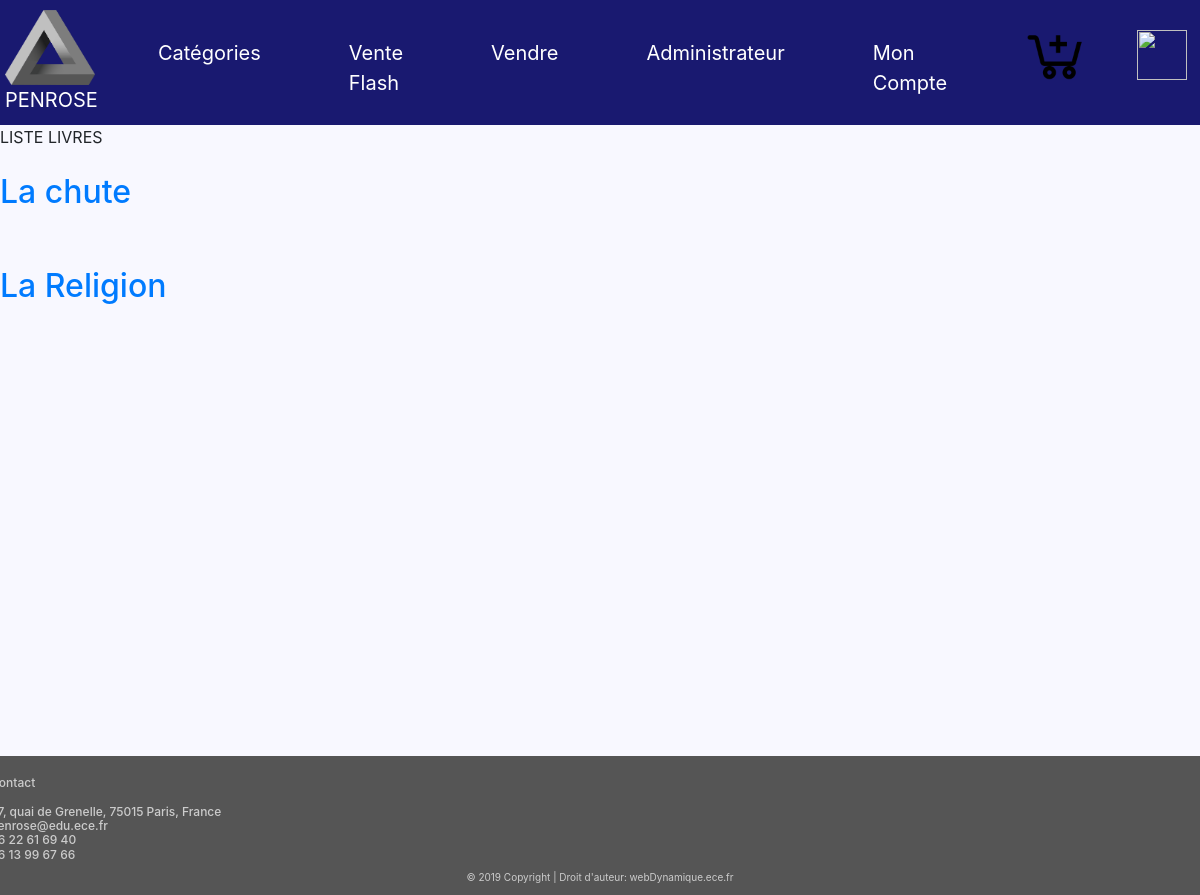
Page /Rlivre.php on the earlier database version.
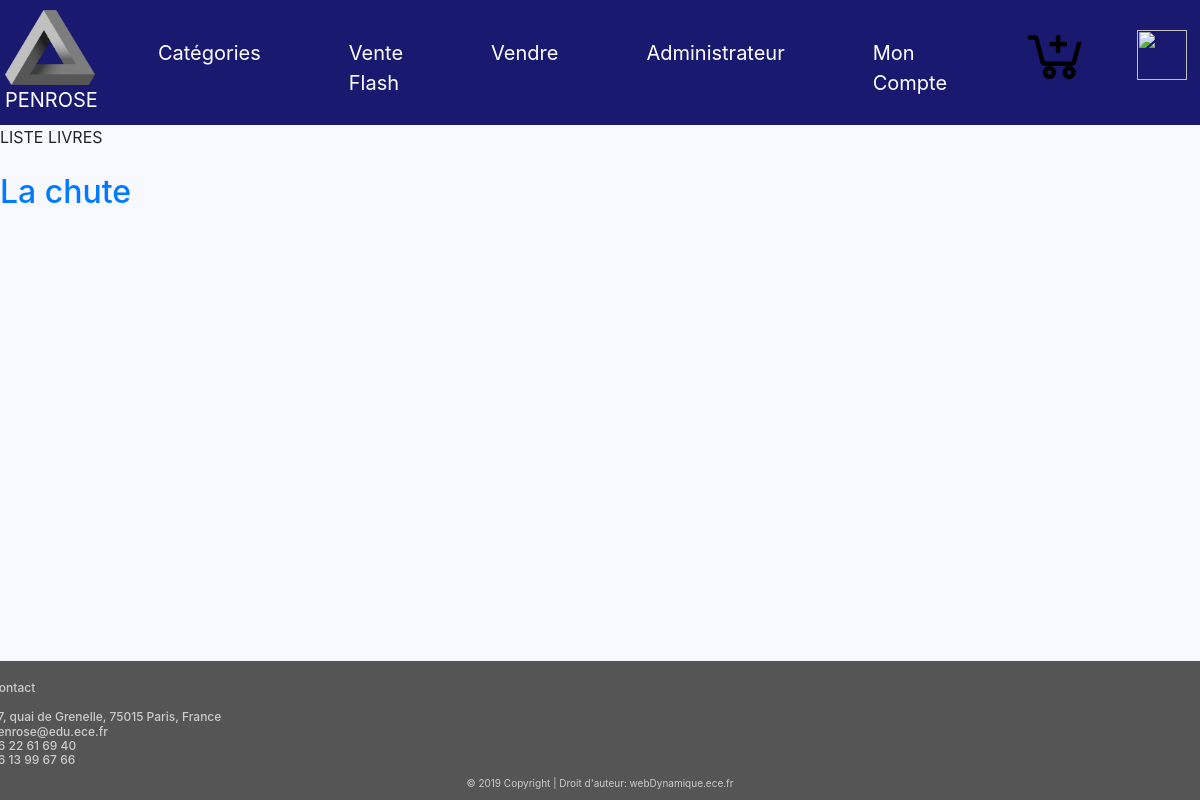
Same page on the later database version.
### tables this page shows
CREATE TABLE IF NOT EXISTS `items` (
  `ID` int(50) NOT NULL AUTO_INCREMENT,
  `Titre` varchar(255) NOT NULL,
  `Photos` varchar(255) NOT NULL,
  `Description` varchar(1000) NOT NULL,
  `Video` varchar(255) NOT NULL,
  `Categorie` varchar(255) NOT NULL,
  `Prix` varchar(255) NOT NULL,
  PRIMARY KEY (`ID`),
  KEY `ID` (`ID`)
);

### Rlivre.php (the view, shortened to what this page needs)
<!DOCTYPE html>
<html>
<head>
<link rel="stylesheet"
href="https://stackpath.bootstrapcdn.com/bootstrap/4.1.3/css/bootstrap.min.css">
<link rel="stylesheet" type="text/css" href="styles.css">
</head>
<body>
<nav class="navbar navbar-expand-md">
<a class="navbar-brand" href="https://sites.google.com/site/tpe44lesillusionsoptiques/info-presse-classeur/le-triangle-de-penrose"><img class="logo" src="logo.png" height='75' width='90'/><br>	PENROSE</a>
<div class="collapse navbar-collapse" id="main-navigation">
<ul class="navbar-nav">
<li class="nav-item"><a class="nav-link"
href="Categorie.php">Catégories</a></li>
<li class="nav-item"><a class="nav-link" href="Venteflash.php">Vente Flash</a></li>
<li class="nav-item"><a class="nav-link"
href="login.php">Vendre</a></li>
<li class="nav-item"><a class="nav-link"
href="login.php">Administrateur</a></li>
<li class="nav-item"><a class="nav-link"
href="login.php">Mon Compte</a></li>
<a class="navbar-brand" href="Panier.php"><img class="panier" src="panier.png" height='70' width='70'> </a>
<a class="navbar-brand" href="logout.php"><img class="deco" src="Deco.png" height='50' width='50'> </a>
</ul>
</div>
</nav>
<div> LISTE LIVRES
	<?php
		$database = "ece_amazon";
		$db_handle = mysqli_connect('localhost', 'root', '');
		$db_found = mysqli_select_db($db_handle, $database);
		if ($db_found)
		{
			$sql = "SELECT * FROM items WHERE Categorie='Livres'";
			$result = mysqli_query($db_handle, $sql);
			while($data = mysqli_fetch_assoc($result))
			{
				?>
				<br><br>
				<div class="texte-2">
					<a href="?show=<?php echo $data["Titre"];?>"><h2><?php echo $data["Titre"];?></h2></a>
				</div>
				<?php
			}
		}
		else {echo "Database not found";}
	?>
</div>
<footer class="page-footer3">
<div class="container">
<div class="row">
<div class="col-lg-8 col-md-8 col-sm-12">
</div>
<h4 class="contact">Contact<br> <br>
37, quai de Grenelle, 75015 Paris, France <br>
penrose@edu.ece.fr <br>
06 22 61 69 40 <br>
06 13 99 67 66
</h4>
</div>
</div>
<div class="copyright">&copy; 2019 Copyright | Droit
d'auteur: webDynamique.ece.fr </div>
</footer>
</body>
</html>

Differences in the rows shown:
removed items: Titre "La Religion"
